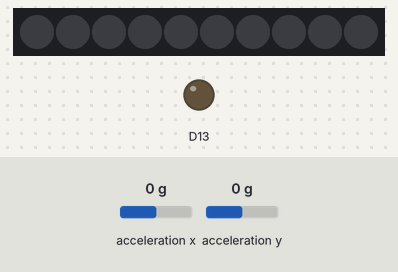
This sketch was run on a simulated Adafruit Circuit Playground Express. Parts: 10 RGB LEDs in strip order, left to right, output pins drawn as LEDs (lit = HIGH). The inputs (shaded band) are chosen by the test bench; at power-on: acceleration x 0 g, acceleration y 0 g. Dim RGB values are drawn brighter than linear.

Above: at 1.2 s.
1.3 s: acceleration x set to 0.8 g
At 2.5 s:
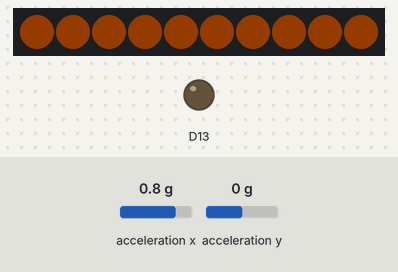
2.8 s: acceleration x set to -1.4 g
At 3.3 s:
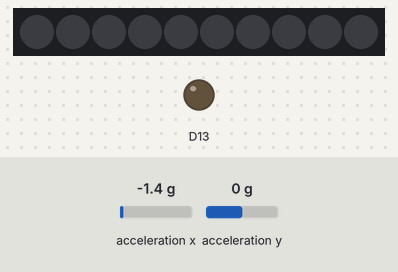
4.3 s: acceleration x set to 1.4 g
At 5.4 s:
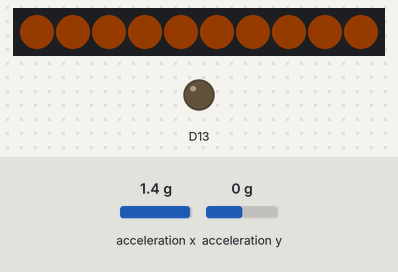
Timing chart, 0 to 7.3 s (numbered marks = the images above; inputs shaded):
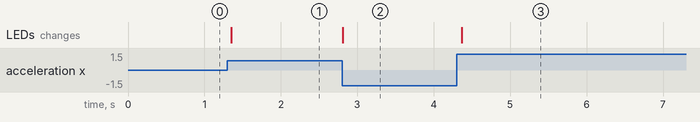

Measured:
- after the input at 1.3 s, the LEDs: change after 0.05 s (image 1)
- after the input at 2.8 s, the LEDs: change at once (image 2)
- after the input at 4.3 s, the LEDs: change after 0.06 s (image 3)

The sketch:

devoir_3.ino
```cpp
#include <Adafruit_CircuitPlayground.h>
void setup() {
  // put your setup code here, to run once:
  CircuitPlayground.begin();
}

void loop() {
  // put your main code here, to run repeatedly:
  if (CircuitPlayground.motionX() > 6 ||
      CircuitPlayground.motionY() > 6 ) {

      //Devient orange en mouvement
       for (int i = 0 ; i < 10; i++) {
          CircuitPlayground.setPixelColor(i,255,100,0);
       }
  } else {
    //Pas de mouvement = pas de lumière
     for (int i = 0 ; i < 10; i++) {
       CircuitPlayground.setPixelColor(i,0,0,0);
     }
  }

  delay(100);

}
```
